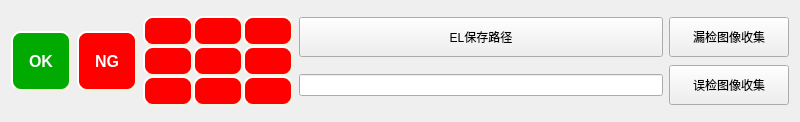
<?xml version="1.0" encoding="UTF-8"?>
<ui version="4.0">
 <class>ELCmdAction</class>
 <widget class="QWidget" name="ELCmdAction">
  <property name="geometry">
   <rect>
    <x>0</x>
    <y>0</y>
    <width>800</width>
    <height>122</height>
   </rect>
  </property>
  <property name="minimumSize">
   <size>
    <width>800</width>
    <height>50</height>
   </size>
  </property>
  <property name="maximumSize">
   <size>
    <width>800</width>
    <height>158</height>
   </size>
  </property>
  <property name="windowTitle">
   <string>Form</string>
  </property>
  <layout class="QGridLayout" name="gridLayout_2">
   <item row="0" column="0">
    <layout class="QGridLayout" name="gridLayout">
     <item row="0" column="0" rowspan="2">
      <widget class="QPushButton" name="Btn_OK">
       <property name="minimumSize">
        <size>
         <width>60</width>
         <height>60</height>
        </size>
       </property>
       <property name="maximumSize">
        <size>
         <width>60</width>
         <height>60</height>
        </size>
       </property>
       <property name="font">
        <font>
         <pointsize>-1</pointsize>
         <weight>75</weight>
         <italic>false</italic>
         <bold>true</bold>
        </font>
       </property>
       <property name="styleSheet">
        <string notr="true">QPushButton { 
	
	
                            color:#ffffff;
                          background-color: rgb(0, 170, 0);
                            border-style: outset;
                            border-width:2px;
                            border-radius:10px;
                            border-color: beige;
                            font: bold 16px;
                            padding:6px;
                            }

  QPushButton:hover{
                            color:#ffffff;
                                background-color: rgb(0, 255, 0);
                            }
                            QPushButton:pressed{
                            color:#ffffff;
                                background-color: rgb(0, 255, 0);
                            }
                            QPushButton:!enabled{
									
								color: rgb(235, 235, 235);
								
	background-color: rgb(143, 143, 143);
							}</string>
       </property>
       <property name="text">
        <string>OK</string>
       </property>
       <property name="shortcut">
        <string>0</string>
       </property>
      </widget>
     </item>
     <item row="0" column="1" rowspan="2">
      <widget class="QPushButton" name="Btn_NG">
       <property name="minimumSize">
        <size>
         <width>60</width>
         <height>60</height>
        </size>
       </property>
       <property name="maximumSize">
        <size>
         <width>60</width>
         <height>60</height>
        </size>
       </property>
       <property name="font">
        <font>
         <pointsize>-1</pointsize>
         <weight>75</weight>
         <italic>false</italic>
         <bold>true</bold>
        </font>
       </property>
       <property name="styleSheet">
        <string notr="true">QPushButton { 
	
                            color:#ffffff;
                         	 background-color: rgb(255, 0, 0);
                            border-style: outset;
                            border-width:2px;
                            border-radius:10px;
                            border-color: beige;
                            font: bold 16px;
                            padding:6px;
                            }
	

  QPushButton:hover{
                            color:#ffffff;
                                 background-color: rgb(255, 85, 127);
                            }
                            QPushButton:pressed{
                            color:#ffffff;
                                background-color: rgb(255, 85, 127);
                            }
                            QPushButton:!enabled{
									
								color: rgb(235, 235, 235);
								
	background-color: rgb(143, 143, 143);
							}</string>
       </property>
       <property name="text">
        <string>NG</string>
       </property>
       <property name="shortcut">
        <string>.</string>
       </property>
      </widget>
     </item>
     <item row="0" column="3">
      <widget class="QPushButton" name="BTN_SAVE_EL_DIR">
       <property name="minimumSize">
        <size>
         <width>120</width>
         <height>40</height>
        </size>
       </property>
       <property name="text">
        <string>EL保存路径</string>
       </property>
      </widget>
     </item>
     <item row="0" column="2" rowspan="2">
      <layout class="QVBoxLayout" name="verticalLayout">
       <property name="spacing">
        <number>0</number>
       </property>
       <item>
        <layout class="QHBoxLayout" name="horizontalLayout_3">
         <property name="spacing">
          <number>0</number>
         </property>
         <item>
          <widget class="QPushButton" name="pushButton_7">
           <property name="minimumSize">
            <size>
             <width>50</width>
             <height>30</height>
            </size>
           </property>
           <property name="maximumSize">
            <size>
             <width>50</width>
             <height>30</height>
            </size>
           </property>
           <property name="styleSheet">
            <string notr="true">QPushButton { 
	
                            color:#ffffff;
                         	 background-color: rgb(255, 0, 0);
                            border-style: outset;
                            border-width:2px;
                            border-radius:10px;
                            border-color: beige;
                            font: bold 16px;
                            padding:6px;
                            }
	

  QPushButton:hover{
                            color:#ffffff;
                                 background-color: rgb(255, 85, 127);
                            }
                            QPushButton:pressed{
                            color:#ffffff;
                                background-color: rgb(255, 85, 127);
                            }
                            QPushButton:!enabled{
									
								color: rgb(235, 235, 235);
								
	background-color: rgb(143, 143, 143);
							}</string>
           </property>
           <property name="text">
            <string/>
           </property>
          </widget>
         </item>
         <item>
          <widget class="QPushButton" name="pushButton_8">
           <property name="minimumSize">
            <size>
             <width>50</width>
             <height>30</height>
            </size>
           </property>
           <property name="maximumSize">
            <size>
             <width>50</width>
             <height>30</height>
            </size>
           </property>
           <property name="styleSheet">
            <string notr="true">QPushButton { 
	
                            color:#ffffff;
                         	 background-color: rgb(255, 0, 0);
                            border-style: outset;
                            border-width:2px;
                            border-radius:10px;
                            border-color: beige;
                            font: bold 16px;
                            padding:6px;
                            }
	

  QPushButton:hover{
                            color:#ffffff;
                                 background-color: rgb(255, 85, 127);
                            }
                            QPushButton:pressed{
                            color:#ffffff;
                                background-color: rgb(255, 85, 127);
                            }
                            QPushButton:!enabled{
									
								color: rgb(235, 235, 235);
								
	background-color: rgb(143, 143, 143);
							}</string>
           </property>
           <property name="text">
            <string/>
           </property>
          </widget>
         </item>
         <item>
          <widget class="QPushButton" name="pushButton_9">
           <property name="minimumSize">
            <size>
             <width>50</width>
             <height>30</height>
            </size>
           </property>
           <property name="maximumSize">
            <size>
             <width>50</width>
             <height>30</height>
            </size>
           </property>
           <property name="styleSheet">
            <string notr="true">QPushButton { 
	
                            color:#ffffff;
                         	 background-color: rgb(255, 0, 0);
                            border-style: outset;
                            border-width:2px;
                            border-radius:10px;
                            border-color: beige;
                            font: bold 16px;
                            padding:6px;
                            }
	

  QPushButton:hover{
                            color:#ffffff;
                                 background-color: rgb(255, 85, 127);
                            }
                            QPushButton:pressed{
                            color:#ffffff;
                                background-color: rgb(255, 85, 127);
                            }
                            QPushButton:!enabled{
									
								color: rgb(235, 235, 235);
								
	background-color: rgb(143, 143, 143);
							}</string>
           </property>
           <property name="text">
            <string/>
           </property>
           <property name="shortcut">
            <string/>
           </property>
          </widget>
         </item>
        </layout>
       </item>
       <item>
        <layout class="QHBoxLayout" name="horizontalLayout">
         <property name="spacing">
          <number>0</number>
         </property>
         <item>
          <widget class="QPushButton" name="pushButton_4">
           <property name="minimumSize">
            <size>
             <width>50</width>
             <height>30</height>
            </size>
           </property>
           <property name="maximumSize">
            <size>
             <width>50</width>
             <height>30</height>
            </size>
           </property>
           <property name="styleSheet">
            <string notr="true">QPushButton { 
	
                            color:#ffffff;
                         	 background-color: rgb(255, 0, 0);
                            border-style: outset;
                            border-width:2px;
                            border-radius:10px;
                            border-color: beige;
                            font: bold 16px;
                            padding:6px;
                            }
	

  QPushButton:hover{
                            color:#ffffff;
                                 background-color: rgb(255, 85, 127);
                            }
                            QPushButton:pressed{
                            color:#ffffff;
                                background-color: rgb(255, 85, 127);
                            }
                            QPushButton:!enabled{
									
								color: rgb(235, 235, 235);
								
	background-color: rgb(143, 143, 143);
							}</string>
           </property>
           <property name="text">
            <string/>
           </property>
          </widget>
         </item>
         <item>
          <widget class="QPushButton" name="pushButton_5">
           <property name="minimumSize">
            <size>
             <width>50</width>
             <height>30</height>
            </size>
           </property>
           <property name="maximumSize">
            <size>
             <width>50</width>
             <height>30</height>
            </size>
           </property>
           <property name="styleSheet">
            <string notr="true">QPushButton { 
	
                            color:#ffffff;
                         	 background-color: rgb(255, 0, 0);
                            border-style: outset;
                            border-width:2px;
                            border-radius:10px;
                            border-color: beige;
                            font: bold 16px;
                            padding:6px;
                            }
	

  QPushButton:hover{
                            color:#ffffff;
                                 background-color: rgb(255, 85, 127);
                            }
                            QPushButton:pressed{
                            color:#ffffff;
                                background-color: rgb(255, 85, 127);
                            }
                            QPushButton:!enabled{
									
								color: rgb(235, 235, 235);
								
	background-color: rgb(143, 143, 143);
							}</string>
           </property>
           <property name="text">
            <string/>
           </property>
          </widget>
         </item>
         <item>
          <widget class="QPushButton" name="pushButton_6">
           <property name="minimumSize">
            <size>
             <width>50</width>
             <height>30</height>
            </size>
           </property>
           <property name="maximumSize">
            <size>
             <width>50</width>
             <height>30</height>
            </size>
           </property>
           <property name="styleSheet">
            <string notr="true">QPushButton { 
	
                            color:#ffffff;
                         	 background-color: rgb(255, 0, 0);
                            border-style: outset;
                            border-width:2px;
                            border-radius:10px;
                            border-color: beige;
                            font: bold 16px;
                            padding:6px;
                            }
	

  QPushButton:hover{
                            color:#ffffff;
                                 background-color: rgb(255, 85, 127);
                            }
                            QPushButton:pressed{
                            color:#ffffff;
                                background-color: rgb(255, 85, 127);
                            }
                            QPushButton:!enabled{
									
								color: rgb(235, 235, 235);
								
	background-color: rgb(143, 143, 143);
							}</string>
           </property>
           <property name="text">
            <string/>
           </property>
          </widget>
         </item>
        </layout>
       </item>
       <item>
        <layout class="QHBoxLayout" name="horizontalLayout_2">
         <property name="spacing">
          <number>0</number>
         </property>
         <item>
          <widget class="QPushButton" name="pushButton_1">
           <property name="enabled">
            <bool>true</bool>
           </property>
           <property name="minimumSize">
            <size>
             <width>50</width>
             <height>30</height>
            </size>
           </property>
           <property name="maximumSize">
            <size>
             <width>50</width>
             <height>30</height>
            </size>
           </property>
           <property name="styleSheet">
            <string notr="true">QPushButton { 
	
                            color:#ffffff;
                         	 background-color: rgb(255, 0, 0);
                            border-style: outset;
                            border-width:2px;
                            border-radius:10px;
                            border-color: beige;
                            font: bold 16px;
                            padding:6px;
                            }
	

  QPushButton:hover{
                            color:#ffffff;
                                 background-color: rgb(255, 85, 127);
                            }
                            QPushButton:pressed{
                            color:#ffffff;
                                background-color: rgb(255, 85, 127);
                            }
                            QPushButton:!enabled{
									
								color: rgb(235, 235, 235);
								
	background-color: rgb(143, 143, 143);
							}</string>
           </property>
           <property name="text">
            <string/>
           </property>
           <property name="autoRepeatDelay">
            <number>300</number>
           </property>
          </widget>
         </item>
         <item>
          <widget class="QPushButton" name="pushButton_2">
           <property name="minimumSize">
            <size>
             <width>50</width>
             <height>30</height>
            </size>
           </property>
           <property name="maximumSize">
            <size>
             <width>50</width>
             <height>30</height>
            </size>
           </property>
           <property name="styleSheet">
            <string notr="true">QPushButton { 
	
                            color:#ffffff;
                         	 background-color: rgb(255, 0, 0);
                            border-style: outset;
                            border-width:2px;
                            border-radius:10px;
                            border-color: beige;
                            font: bold 16px;
                            padding:6px;
                            }
	

  QPushButton:hover{
                            color:#ffffff;
                                 background-color: rgb(255, 85, 127);
                            }
                            QPushButton:pressed{
                            color:#ffffff;
                                background-color: rgb(255, 85, 127);
                            }
                            QPushButton:!enabled{
									
								color: rgb(235, 235, 235);
								
	background-color: rgb(143, 143, 143);
							}</string>
           </property>
           <property name="text">
            <string/>
           </property>
          </widget>
         </item>
         <item>
          <widget class="QPushButton" name="pushButton_3">
           <property name="minimumSize">
            <size>
             <width>50</width>
             <height>30</height>
            </size>
           </property>
           <property name="maximumSize">
            <size>
             <width>50</width>
             <height>30</height>
            </size>
           </property>
           <property name="styleSheet">
            <string notr="true">QPushButton { 
	
                            color:#ffffff;
                         	 background-color: rgb(255, 0, 0);
                            border-style: outset;
                            border-width:2px;
                            border-radius:10px;
                            border-color: beige;
                            font: bold 16px;
                            padding:6px;
                            }
	

  QPushButton:hover{
                            color:#ffffff;
                                 background-color: rgb(255, 85, 127);
                            }
                            QPushButton:pressed{
                            color:#ffffff;
                                background-color: rgb(255, 85, 127);
                            }
                            QPushButton:!enabled{
									
								color: rgb(235, 235, 235);
								
	background-color: rgb(143, 143, 143);
							}</string>
           </property>
           <property name="text">
            <string/>
           </property>
          </widget>
         </item>
        </layout>
       </item>
      </layout>
     </item>
     <item row="1" column="4">
      <widget class="QPushButton" name="BTN_SAVE_EL_DIR_3">
       <property name="minimumSize">
        <size>
         <width>120</width>
         <height>40</height>
        </size>
       </property>
       <property name="text">
        <string>误检图像收集</string>
       </property>
      </widget>
     </item>
     <item row="0" column="4">
      <widget class="QPushButton" name="BTN_SAVE_EL_DIR_2">
       <property name="minimumSize">
        <size>
         <width>120</width>
         <height>40</height>
        </size>
       </property>
       <property name="text">
        <string>漏检图像收集</string>
       </property>
      </widget>
     </item>
     <item row="1" column="3">
      <widget class="QLineEdit" name="lineEdit_ELDIR"/>
     </item>
    </layout>
   </item>
  </layout>
 </widget>
 <resources/>
 <connections/>
</ui>
